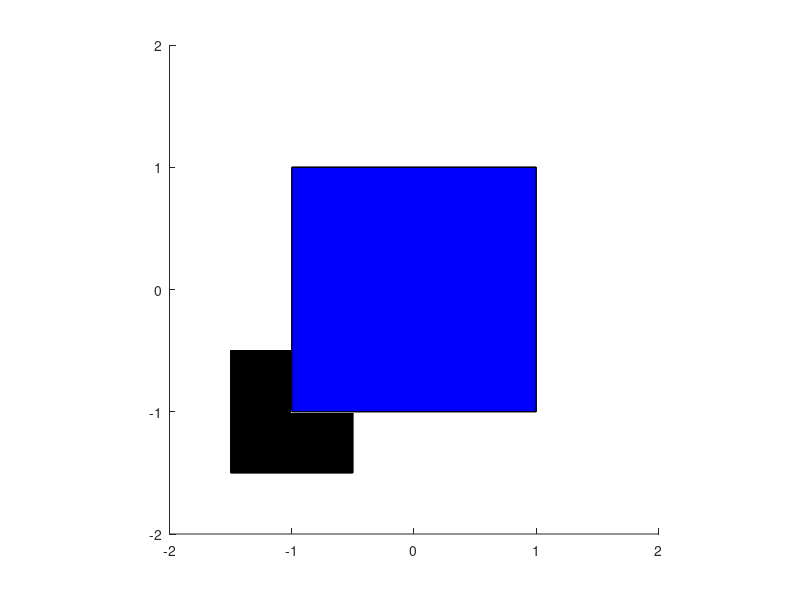

The MATLAB script that drew this image: (Note: this script raises an error after producing the figure.)
clf;
figure(1);
format compact 
%h(1) = axes('Position',[0.2 0.2 0.6 0.6]);
vert = [1 1 -1; 
        -1 1 -1; 
        -1 1 1; 
        1 1 1; 
        -1 -1 1;
        1 -1 1; 
        1 -1 -1;
        -1 -1 -1];

fac = [1 2 3 4; 
       4 3 5 6; 
       6 7 8 5; 
       1 2 8 7; 
       6 7 1 4; 
       2 3 5 8];
  
% I defined a new cube whose length is 1 and centers at the origin.
vert2 = vert * 0.5 + ones(8,1) *[-1, -1, -1];  
fac2 = fac;

patch('Faces',fac,'Vertices',vert,'FaceColor','b');  % patch function
axis(2*[-1, 1, -1, 1, -1, 1]);
axis equal;


hold on;

patch('Faces', fac2, 'Vertices', vert2, 'FaceColor', 'k');
material metal;
%alpha('color');
alpha(0.5);
alphamap('rampdown');
view(3);